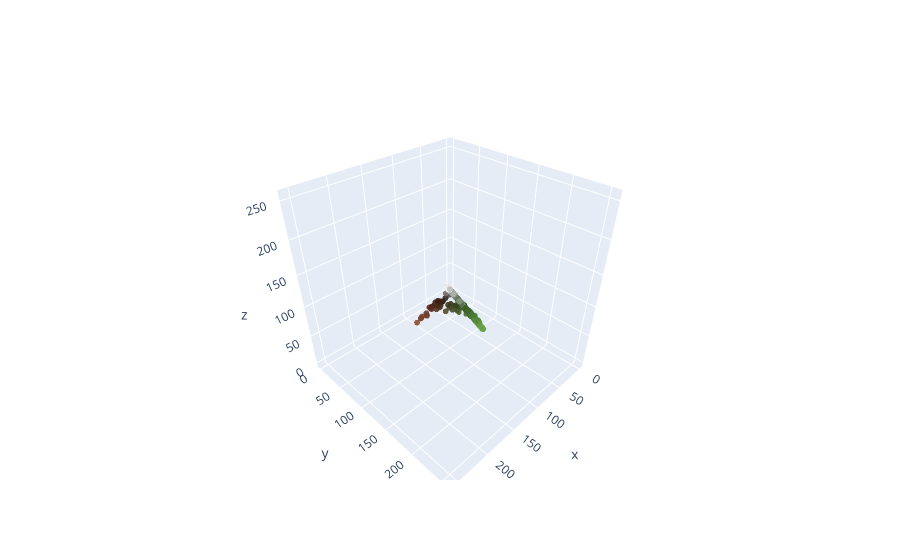

The notebook cell this image was saved under:
### Code cell
fig.show()

### Figure 1 — Plotly figure (JSON) as saved in the notebook; plotly's stock layout.template omitted (floating-point values rounded to 4 significant figures; data arrays with more than 128 entries replaced by an {"elided": "..."} marker saying what was removed)
{"data": [{"hovertext": {"elided": "8513 str values"}, "marker": {"color": {"elided": "1059 str values"}, "opacity": 0.9, "size": 2}, "mode": "markers", "type": "scatter3d", "x": {"elided": "1059 int values"}, "y": {"elided": "1059 int values"}, "z": {"elided": "1059 int values"}}], "layout": {}}
